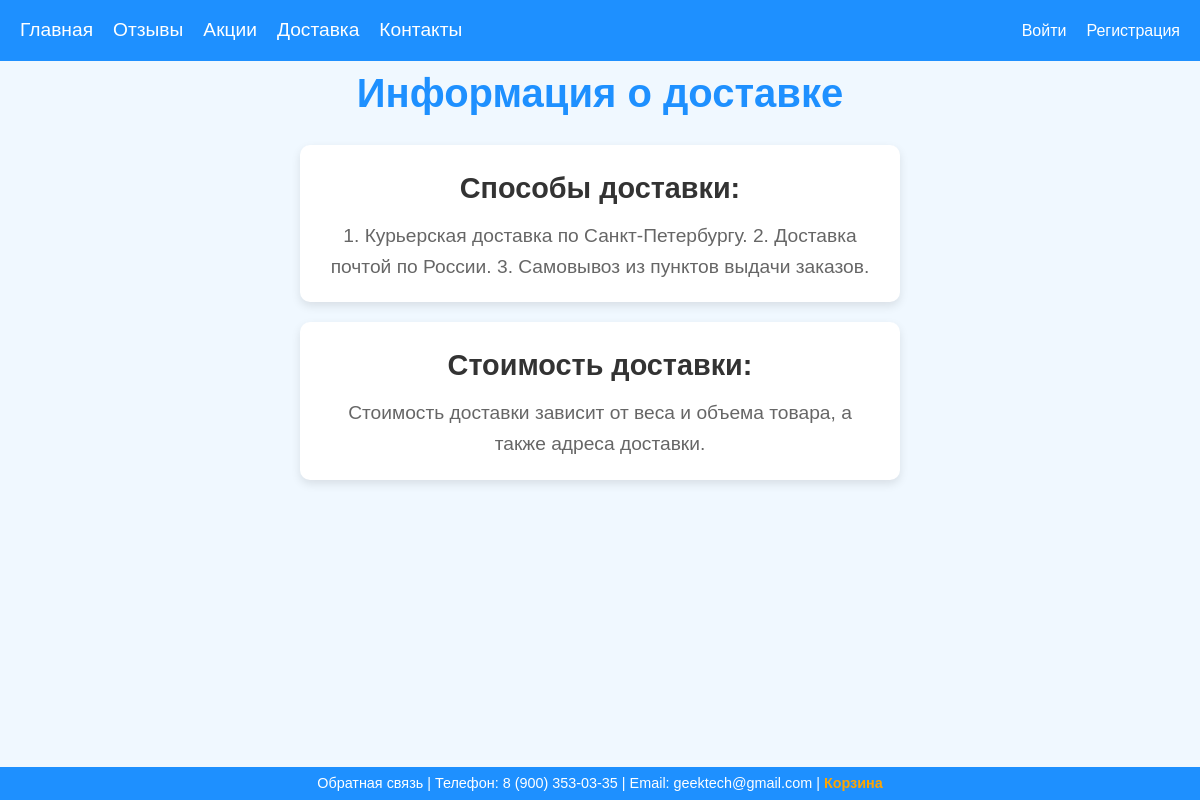
Screenshot of /geektech/delivery/ with the database file from the repository.
### shopapp/models.py (models this page shows)
class Delivery(models.Model):
    title = models.CharField(max_length=150)
    text = models.TextField(max_length=2000)

### shopapp/views.py (the view)
# urls.py: path('delivery/', DeliveryView.as_view(), name='delivery'),
class DeliveryView(View):
    def get(self, request: HttpRequest):
        deliveries = Delivery.objects.all()
        return render(request, 'delivery.html', {'deliveries':deliveries})

### shopapp/templates/delivery.html (shortened to what this page needs)
{% extends 'base.html' %}
{% block additional_styles %}
    {% load static %}
    <link rel="stylesheet" href="{% static 'css/base.css' %}">
    <link rel="stylesheet" href="{% static 'css/delivery.css' %}">
{% endblock %}
{% block main %}
    <h1>Информация о доставке</h1>
    {% for delivery in deliveries %}
        <div class="delivery-item">
            <h2>{{ delivery.title }}</h2>
            <p>{{ delivery.text }}</p>
        </div>
    {% empty %}
        <div class="delivery-item">
            <h2>Информация недоступна</h2>
            <p>На данный момент информация о доставке отсутствует.</p>
        </div>
    {% endfor %}
{% endblock %}

### shopapp/static/css/base.css (style rules this page uses)
* { margin: 0; padding: 0; box-sizing: border-box; }
body { font-family: Arial, sans-serif; background-color: #f0f8ff; color: #333; line-height: 1.6; display: flex; flex-direction: column; min-height: 100vh; }

### shopapp/static/css/delivery.css (style rules this page uses)
h1 { text-align: center; font-size: 2.5em; margin-bottom: 20px; color: #1e90ff; }
.delivery-item { background-color: #fff; padding: 20px; margin: 20px auto; border-radius: 10px; box-shadow: 0 4px 10px rgba(0, 0, 0, 0.1); max-width: 600px; text-align: center; transition: transform 0.3s ease, box-shadow 0.3s ease; }
.delivery-item h2 { font-size: 1.8em; color: #333; margin-bottom: 10px; }
.delivery-item p { font-size: 1.2em; color: #666; margin: 0; }

### rows the page displays
Delivery: title "Способы доставки:", text "1. Курьерская доставка по Санкт-Петербургу. 2. Доставка почтой по России. 3. Самовывоз из пунктов выдачи заказов."
Delivery: title "Стоимость доставки:", text "Стоимость доставки зависит от веса и объема товара, а также адреса доставки."
